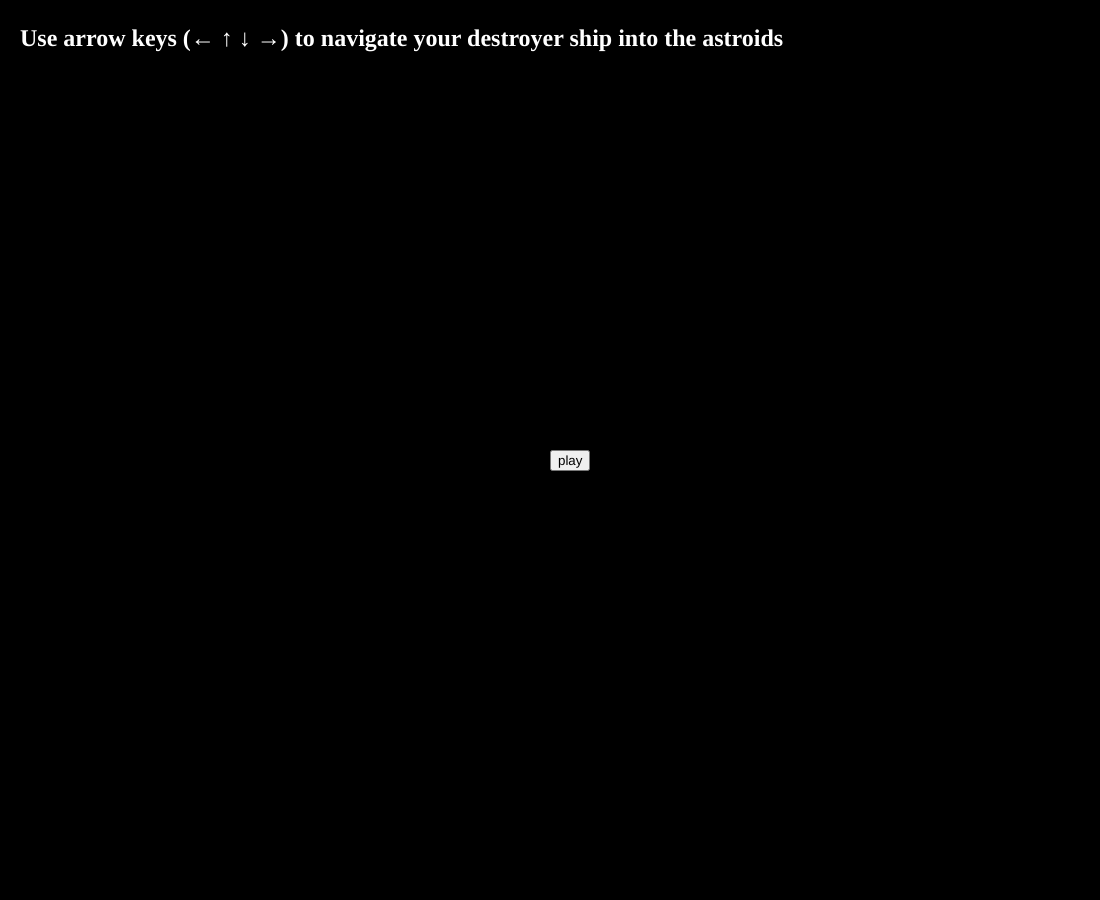
Frame 1 (no input)
Frame 60 (no input): identical to frame 1, image omitted
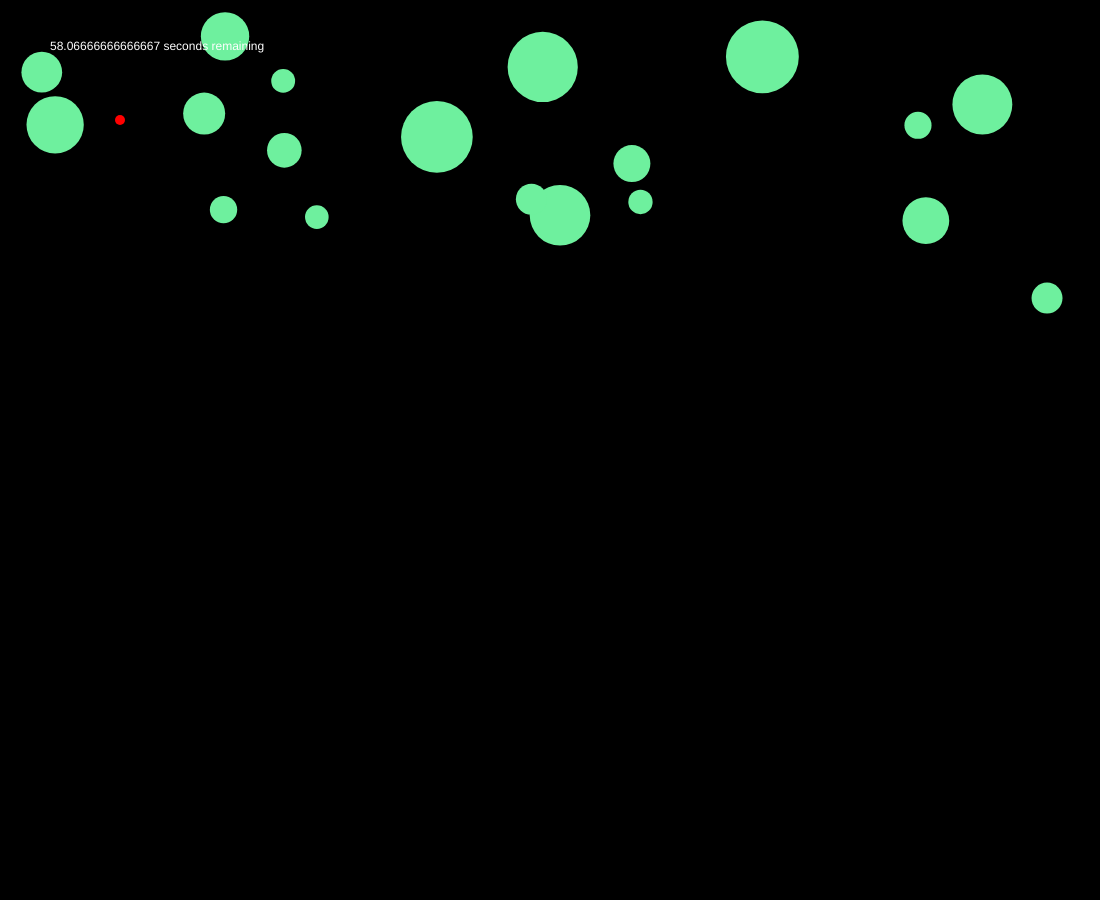
Frame 120 (the mouse pressed at the canvas centre since frame 60)

The p5.js sketch that drew these frames (run headless with seeded random() and noise() and a simulated clock; from frame 60 on, the mouse is pressed at the canvas centre):

// p5.js sketch
// ── sketch.js
// Bouncing Balls
// Week 12


// create a variable for the ball object
let balls = [];
const numOfBalls = 20;
var button;
var winx;
var winy;
var ready = false;
var greeting;
var timer = "timer";
var timeLeft = 60*30; //30 fps * 30 seconds

function setup() {
    // createCanvas(windowWidth, windowHeight);
    winx = windowWidth-100;
    winy = windowHeight-100;

  //  console.log(winx)
  //  console.log(winy)

    createCanvas(winx, winy);
    showInstructions();
    showButton();
    initGame();
}

function draw(){
    background('rgb(0, 0, 0)');

    if(ready){
      playGame();
      fill(254);
      text(timer, 50, 50)
      countdown();
    }

}

function play(){
  ready = true;
  button.hide();
  greeting.hide();

}

function restartGame(){
  ready = false
  initGame();
  showButton();
  timeLeft = 60*30;
}

function showButton(){
  button = createButton('play');
  button.position(winx/2, winy/2);
  button.mousePressed(play);
}

function showInstructions(){
  greeting = createElement('h2',  "Use arrow keys (&#8592 &#8593 &#8595 &#8594) to navigate your destroyer ship into the astroids" );
  greeting.style("color", "#FFFFFF");
  greeting.position(20, 5);
}

function countdown() {

  if (timeLeft == 0) {
    restartGame();
  } else {
    timer = (timeLeft/30 + ' seconds remaining');
    timeLeft--;
  }
}

function initGame(){
  // create a new ball object of class type "Ball"
  balls = []
  let init_x = 60;
  let init_y = 60;
  destroyer = new Ball(30,30);
  destroyer.setDestroyerBall();
  balls.push(destroyer);

  for (let i = 1; i < numOfBalls; i++) {
      balls.push(new Ball(init_x, init_y));
      // move the starting position over
      // This is to ensure that the balls do not start
      // "on top" of each other
      init_x += 100;
      if (init_x > width) {
          init_x = 60;
          init_y += 100;
      }
  }
}

document.onkeypress = function (e) {

    switch (e.key) {
        case 'ArrowUp':
            balls[0].moveY(-20);
          //  console.log("up");
            break;
        case 'ArrowDown':
            balls[0].moveY(20);
            // down arrow
          //  console.log("down");
            break;
        case 'ArrowLeft':
            // left arrow
            balls[0].moveX(-20);
          //  console.log("left");
            break;
        case 'ArrowRight':
            balls[0].moveX(20);
          //  console.log("right");
            // right arrow
    }
};

function playGame(){
  for (let i = 0; i < balls.length; i++) {
    // call the ball's methods
      balls[i].ballCheck(balls, i);
      balls[i].edgeCheck();
      balls[i].moveRandom();
      balls[i].display();
    }
  }



//////////////////////////////////////////////////
//      BALL CLASS DEFINITION
//////////////////////////////////////////////////
class Ball {
    constructor(x, y, size) {
        this.color = this.color = 'rgb(110, 240, 158)';
        this.size = random(20, 80);
        this.rad = this.size / 2;
        this.posX = x;
        this.posY = y;
        this.deltaX = random(-5, 5);
        this.deltaY = random(-5, 5);
        this.type = "prey";
    }

    display() {
        push();
        // remove the balls outer stroke
        noStroke();
        // set the balls fill color
        fill(this.color);
        // set the position of the ball
        translate(this.posX, this.posY);
        ellipse(0, 0, this.size);
        pop();
    }

    moveRandom() {
      if(this.type == "prey"){
        this.posX += this.deltaX;
        this.posY += this.deltaY;
      }
    }

    moveX(directionX){
      this.posX += directionX;
    }

    moveY(directionY){
      this.posY += directionY;
    }

    edgeCheck() {
        // check if the ball has hit a vertical wall (left or right walls)
        if (this.posX + this.rad >= width || this.posX - this.rad <= 0) {
            this.deltaX *= -1;
        }
        // check if the ball has hit a horizontal wall (top or bottom walls)
        if (this.posY + this.rad >= height || this.posY - this.rad <= 0) {
            this.deltaY *= -1;
        }
    }

    setDestroyerBall(){
      this.color = 'red';
      this.size = 10;
      this.posX = 120;
      this.posY = 120;
      this.type = "destroyer"
    }


    ballCheck(otherBalls, myId) {
        // for loop touches each of the balls in the array

        //console.log(otherBalls.length);
        if(otherBalls.length == 1){
          restartGame();
        }

        for (let n = 0; n < otherBalls.length; n++) {
            // if n != myId, then check for touching
            // otherwise, its ME and we need to skip
            if (n != myId) {
                let d = dist(this.posX, this.posY, otherBalls[n].posX, otherBalls[n].posY);
                let combinedR = this.rad + otherBalls[n].rad;

                if (d <= combinedR) {
                    this.deltaX *= -1;
                    this.deltaY *= -1;

                    if(this.type == "destroyer"){
                      // remove ball it's been destroyed
                      otherBalls.splice(n,1);
                    }

                }
            }
        }
    }
}
